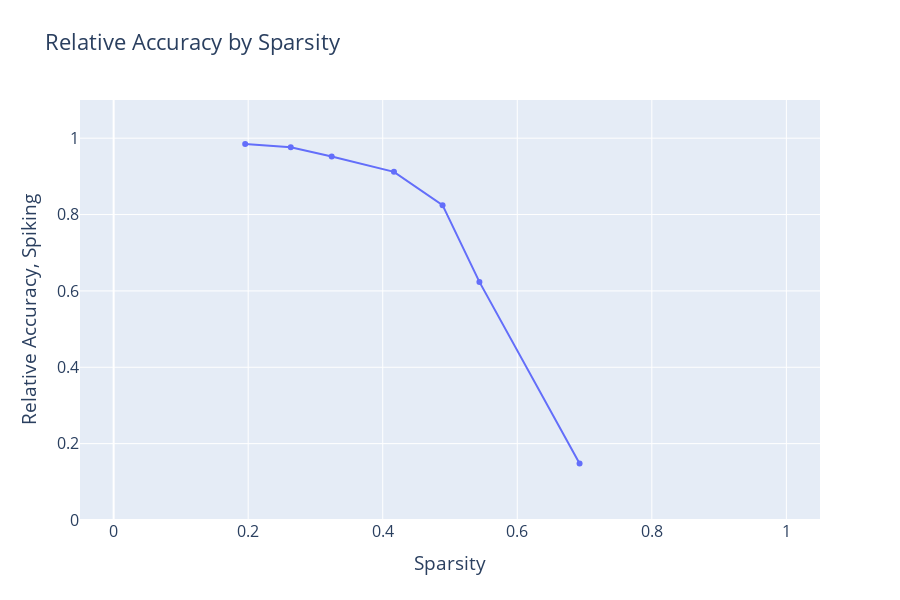

Source (notebook cell):
### Code cell
fig3 = go.Figure()

fig3.add_trace(go.Scatter(x= 1 - ma["firing rates"], y=ma["accuracy spiking"] / spk_a, name="Explicit"))
fig3.add_trace(go.Scatter(x= 1 - ci["firing rates"], y=ci["accuracy spiking"] / spk_a, name="Inhibitory"))
fig3.add_trace(go.Scatter(x= 1 - rnd["firing rates"], y=rnd["accuracy spiking"] / spk_a, name="Random"))

fig3.update_layout(title="Relative Accuracy by Sparsity",
                  xaxis_title="Sparsity",
                  yaxis_title="Relative Accuracy, Spiking",
                  yaxis_range = [0,1.1],
                  xaxis_range = [-0.05, 1.05],
                  width = 900,
                  height = 600,
                  font = dict({"size": 16,}))

### Figure 1 — Plotly figure (JSON) as saved in the notebook; plotly's stock layout.template omitted (floating-point values rounded to 4 significant figures)
{"data": [{"name": "Explicit", "type": "scatter", "x": [0.6926, 0.5437, 0.4889, 0.4167, 0.3242, 0.2633, 0.1955], "y": [0.148, 0.6236, 0.8246, 0.9119, 0.9519, 0.9764, 0.9851]}, {"name": "Inhibitory", "type": "scatter", "x": [], "y": []}, {"name": "Random", "type": "scatter", "x": [], "y": []}], "layout": {"font": {"size": 16}, "height": 600, "title": {"text": "Relative Accuracy by Sparsity"}, "width": 900, "xaxis": {"range": [-0.05, 1.05], "title": {"text": "Sparsity"}}, "yaxis": {"range": [0, 1.1], "title": {"text": "Relative Accuracy, Spiking"}}}}
